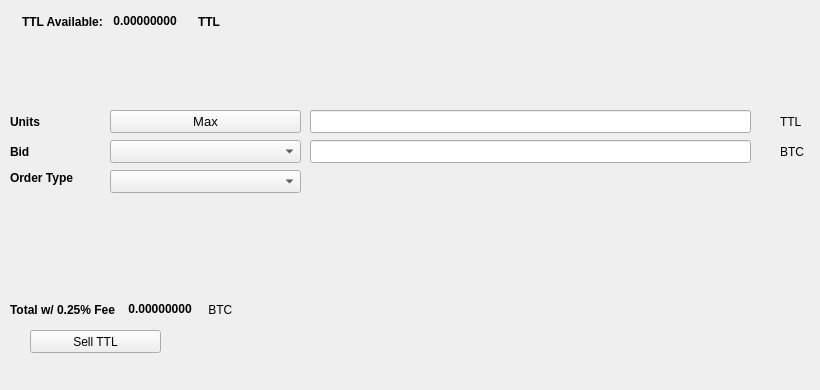
   <widget class="QWidget" name="SellTab">
    <attribute name="title">
     <string>Sell</string>
    </attribute>
    <widget class="QLabel" name="label_16">
     <property name="geometry">
      <rect>
       <x>780</x>
       <y>140</y>
       <width>31</width>
       <height>23</height>
      </rect>
     </property>
     <property name="text">
      <string>BTC</string>
     </property>
    </widget>
    <widget class="QComboBox" name="SellBidcomboBox">
     <property name="geometry">
      <rect>
       <x>110</x>
       <y>140</y>
       <width>191</width>
       <height>23</height>
      </rect>
     </property>
     <property name="font">
      <font>
       <pointsize>10</pointsize>
      </font>
     </property>
    </widget>
    <widget class="QLabel" name="label_18">
     <property name="geometry">
      <rect>
       <x>10</x>
       <y>110</y>
       <width>46</width>
       <height>23</height>
      </rect>
     </property>
     <property name="font">
      <font>
       <weight>75</weight>
       <bold>true</bold>
      </font>
     </property>
     <property name="text">
      <string>Units</string>
     </property>
    </widget>
    <widget class="QPushButton" name="Sell_Max_Amount">
     <property name="geometry">
      <rect>
       <x>110</x>
       <y>110</y>
       <width>191</width>
       <height>23</height>
      </rect>
     </property>
     <property name="font">
      <font>
       <pointsize>10</pointsize>
      </font>
     </property>
     <property name="text">
      <string>Max</string>
     </property>
    </widget>
    <widget class="QLabel" name="label_20">
     <property name="geometry">
      <rect>
       <x>10</x>
       <y>170</y>
       <width>91</width>
       <height>16</height>
      </rect>
     </property>
     <property name="font">
      <font>
       <weight>75</weight>
       <bold>true</bold>
      </font>
     </property>
     <property name="text">
      <string>Order Type</string>
     </property>
    </widget>
    <widget class="QComboBox" name="SellOrdertypeCombo">
     <property name="geometry">
      <rect>
       <x>110</x>
       <y>170</y>
       <width>191</width>
       <height>23</height>
      </rect>
     </property>
     <property name="font">
      <font>
       <pointsize>10</pointsize>
      </font>
     </property>
    </widget>
    <widget class="QLabel" name="label_21">
     <property name="geometry">
      <rect>
       <x>10</x>
       <y>140</y>
       <width>46</width>
       <height>23</height>
      </rect>
     </property>
     <property name="font">
      <font>
       <weight>75</weight>
       <bold>true</bold>
      </font>
     </property>
     <property name="text">
      <string>Bid</string>
     </property>
    </widget>
    <widget class="QLabel" name="label_22">
     <property name="geometry">
      <rect>
       <x>780</x>
       <y>110</y>
       <width>31</width>
       <height>23</height>
      </rect>
     </property>
     <property name="text">
      <string>TTL</string>
     </property>
    </widget>
    <widget class="QLineEdit" name="UnitsInputRUP">
     <property name="geometry">
      <rect>
       <x>310</x>
       <y>110</y>
       <width>441</width>
       <height>23</height>
      </rect>
     </property>
     <property name="font">
      <font>
       <pointsize>9</pointsize>
       <weight>75</weight>
       <bold>true</bold>
      </font>
     </property>
    </widget>
    <widget class="QLineEdit" name="SellBidPriceEdit">
     <property name="geometry">
      <rect>
       <x>310</x>
       <y>140</y>
       <width>441</width>
       <height>23</height>
      </rect>
     </property>
     <property name="font">
      <font>
       <pointsize>9</pointsize>
       <weight>75</weight>
       <bold>true</bold>
      </font>
     </property>
    </widget>
    <widget class="QPushButton" name="SellRUPBTN">
     <property name="geometry">
      <rect>
       <x>30</x>
       <y>330</y>
       <width>131</width>
       <height>23</height>
      </rect>
     </property>
     <property name="text">
      <string>Sell TTL</string>
     </property>
     <property name="icon">
      <iconset resource="../thatsthelabor">
       <normaloff>:/icons/bitcoin</normaloff>:/icons/bitcoin</iconset>
     </property>
    </widget>
    <widget class="QWidget" name="layoutWidget3">
     <property name="geometry">
      <rect>
       <x>22</x>
       <y>12</y>
       <width>258</width>
       <height>19</height>
      </rect>
     </property>
     <layout class="QHBoxLayout" name="horizontalLayout">
      <item>
       <widget class="QLabel" name="label232_2">
        <property name="font">
         <font>
          <weight>75</weight>
          <bold>true</bold>
         </font>
        </property>
        <property name="text">
         <string>TTL Available:</string>
        </property>
       </widget>
      </item>
      <item>
       <widget class="QLabel" name="TTLAvailableLabel">
        <property name="palette">
         <palette>
          <active>
           <colorrole role="WindowText">
            <brush brushstyle="SolidPattern">
             <color alpha="255">
              <red>0</red>
              <green>0</green>
              <blue>0</blue>
             </color>
            </brush>
           </colorrole>
           <colorrole role="Button">
            <brush brushstyle="SolidPattern">
             <color alpha="255">
              <red>0</red>
              <green>170</green>
              <blue>0</blue>
             </color>
            </brush>
           </colorrole>
           <colorrole role="Light">
            <brush brushstyle="SolidPattern">
             <color alpha="255">
              <red>0</red>
              <green>255</green>
              <blue>0</blue>
             </color>
            </brush>
           </colorrole>
           <colorrole role="Midlight">
            <brush brushstyle="SolidPattern">
             <color alpha="255">
              <red>0</red>
              <green>212</green>
              <blue>0</blue>
             </color>
            </brush>
           </colorrole>
           <colorrole role="Dark">
            <brush brushstyle="SolidPattern">
             <color alpha="255">
              <red>0</red>
              <green>85</green>
              <blue>0</blue>
             </color>
            </brush>
           </colorrole>
           <colorrole role="Mid">
            <brush brushstyle="SolidPattern">
             <color alpha="255">
              <red>0</red>
              <green>113</green>
              <blue>0</blue>
             </color>
            </brush>
           </colorrole>
           <colorrole role="Text">
            <brush brushstyle="SolidPattern">
             <color alpha="255">
              <red>0</red>
              <green>170</green>
              <blue>0</blue>
             </color>
            </brush>
           </colorrole>
           <colorrole role="BrightText">
            <brush brushstyle="SolidPattern">
             <color alpha="255">
              <red>255</red>
              <green>255</green>
              <blue>255</blue>
             </color>
            </brush>
           </colorrole>
           <colorrole role="ButtonText">
            <brush brushstyle="SolidPattern">
             <color alpha="255">
              <red>0</red>
              <green>0</green>
              <blue>0</blue>
             </color>
            </brush>
           </colorrole>
           <colorrole role="Base">
            <brush brushstyle="SolidPattern">
             <color alpha="255">
              <red>255</red>
              <green>255</green>
              <blue>255</blue>
             </color>
            </brush>
           </colorrole>
           <colorrole role="Window">
            <brush brushstyle="SolidPattern">
             <color alpha="255">
              <red>0</red>
              <green>170</green>
              <blue>0</blue>
             </color>
            </brush>
           </colorrole>
           <colorrole role="Shadow">
            <brush brushstyle="SolidPattern">
             <color alpha="255">
              <red>0</red>
              <green>0</green>
              <blue>0</blue>
             </color>
            </brush>
           </colorrole>
           <colorrole role="AlternateBase">
            <brush brushstyle="SolidPattern">
             <color alpha="255">
              <red>127</red>
              <green>212</green>
              <blue>127</blue>
             </color>
            </brush>
           </colorrole>
           <colorrole role="ToolTipBase">
            <brush brushstyle="SolidPattern">
             <color alpha="255">
              <red>255</red>
              <green>255</green>
              <blue>220</blue>
             </color>
            </brush>
           </colorrole>
           <colorrole role="ToolTipText">
            <brush brushstyle="SolidPattern">
             <color alpha="255">
              <red>0</red>
              <green>0</green>
              <blue>0</blue>
             </color>
            </brush>
           </colorrole>
          </active>
          <inactive>
           <colorrole role="WindowText">
            <brush brushstyle="SolidPattern">
             <color alpha="255">
              <red>0</red>
              <green>0</green>
              <blue>0</blue>
             </color>
            </brush>
           </colorrole>
           <colorrole role="Button">
            <brush brushstyle="SolidPattern">
             <color alpha="255">
              <red>0</red>
              <green>170</green>
              <blue>0</blue>
             </color>
            </brush>
           </colorrole>
           <colorrole role="Light">
            <brush brushstyle="SolidPattern">
             <color alpha="255">
              <red>0</red>
              <green>255</green>
              <blue>0</blue>
             </color>
            </brush>
           </colorrole>
           <colorrole role="Midlight">
            <brush brushstyle="SolidPattern">
             <color alpha="255">
              <red>0</red>
              <green>212</green>
              <blue>0</blue>
             </color>
            </brush>
           </colorrole>
           <colorrole role="Dark">
            <brush brushstyle="SolidPattern">
             <color alpha="255">
              <red>0</red>
              <green>85</green>
              <blue>0</blue>
             </color>
            </brush>
           </colorrole>
           <colorrole role="Mid">
            <brush brushstyle="SolidPattern">
             <color alpha="255">
              <red>0</red>
              <green>113</green>
              <blue>0</blue>
             </color>
            </brush>
           </colorrole>
           <colorrole role="Text">
            <brush brushstyle="SolidPattern">
             <color alpha="255">
              <red>0</red>
              <green>170</green>
              <blue>0</blue>
             </color>
            </brush>
           </colorrole>
           <colorrole role="BrightText">
            <brush brushstyle="SolidPattern">
             <color alpha="255">
              <red>255</red>
              <green>255</green>
              <blue>255</blue>
             </color>
            </brush>
           </colorrole>
           <colorrole role="ButtonText">
            <brush brushstyle="SolidPattern">
             <color alpha="255">
              <red>0</red>
              <green>0</green>
              <blue>0</blue>
             </color>
            </brush>
           </colorrole>
           <colorrole role="Base">
            <brush brushstyle="SolidPattern">
             <color alpha="255">
              <red>255</red>
              <green>255</green>
              <blue>255</blue>
             </color>
            </brush>
           </colorrole>
           <colorrole role="Window">
            <brush brushstyle="SolidPattern">
             <color alpha="255">
              <red>0</red>
              <green>170</green>
              <blue>0</blue>
             </color>
            </brush>
           </colorrole>
           <colorrole role="Shadow">
            <brush brushstyle="SolidPattern">
             <color alpha="255">
              <red>0</red>
              <green>0</green>
              <blue>0</blue>
             </color>
            </brush>
           </colorrole>
           <colorrole role="AlternateBase">
            <brush brushstyle="SolidPattern">
             <color alpha="255">
              <red>127</red>
              <green>212</green>
              <blue>127</blue>
             </color>
            </brush>
           </colorrole>
           <colorrole role="ToolTipBase">
            <brush brushstyle="SolidPattern">
             <color alpha="255">
              <red>255</red>
              <green>255</green>
              <blue>220</blue>
             </color>
            </brush>
           </colorrole>
           <colorrole role="ToolTipText">
            <brush brushstyle="SolidPattern">
             <color alpha="255">
              <red>0</red>
              <green>0</green>
              <blue>0</blue>
             </color>
            </brush>
           </colorrole>
          </inactive>
          <disabled>
           <colorrole role="WindowText">
            <brush brushstyle="SolidPattern">
             <color alpha="255">
              <red>0</red>
              <green>85</green>
              <blue>0</blue>
             </color>
            </brush>
           </colorrole>
           <colorrole role="Button">
            <brush brushstyle="SolidPattern">
             <color alpha="255">
              <red>0</red>
              <green>170</green>
              <blue>0</blue>
             </color>
            </brush>
           </colorrole>
           <colorrole role="Light">
            <brush brushstyle="SolidPattern">
             <color alpha="255">
              <red>0</red>
              <green>255</green>
              <blue>0</blue>
             </color>
            </brush>
           </colorrole>
           <colorrole role="Midlight">
            <brush brushstyle="SolidPattern">
             <color alpha="255">
              <red>0</red>
              <green>212</green>
              <blue>0</blue>
             </color>
            </brush>
           </colorrole>
           <colorrole role="Dark">
            <brush brushstyle="SolidPattern">
             <color alpha="255">
              <red>0</red>
              <green>85</green>
              <blue>0</blue>
             </color>
            </brush>
           </colorrole>
           <colorrole role="Mid">
            <brush brushstyle="SolidPattern">
             <color alpha="255">
              <red>0</red>
              <green>113</green>
              <blue>0</blue>
             </color>
            </brush>
           </colorrole>
           <colorrole role="Text">
            <brush brushstyle="SolidPattern">
             <color alpha="255">
              <red>0</red>
              <green>85</green>
              <blue>0</blue>
             </color>
            </brush>
           </colorrole>
           <colorrole role="BrightText">
            <brush brushstyle="SolidPattern">
             <color alpha="255">
              <red>255</red>
              <green>255</green>
              <blue>255</blue>
             </color>
            </brush>
           </colorrole>
           <colorrole role="ButtonText">
            <brush brushstyle="SolidPattern">
             <color alpha="255">
              <red>0</red>
              <green>85</green>
              <blue>0</blue>
             </color>
            </brush>
           </colorrole>
           <colorrole role="Base">
            <brush brushstyle="SolidPattern">
             <color alpha="255">
              <red>0</red>
              <green>170</green>
              <blue>0</blue>
             </color>
            </brush>
           </colorrole>
           <colorrole role="Window">
            <brush brushstyle="SolidPattern">
             <color alpha="255">
              <red>0</red>
              <green>170</green>
              <blue>0</blue>
             </color>
            </brush>
           </colorrole>
           <colorrole role="Shadow">
            <brush brushstyle="SolidPattern">
             <color alpha="255">
              <red>0</red>
              <green>0</green>
              <blue>0</blue>
             </color>
            </brush>
           </colorrole>
           <colorrole role="AlternateBase">
            <brush brushstyle="SolidPattern">
             <color alpha="255">
              <red>0</red>
              <green>170</green>
              <blue>0</blue>
             </color>
            </brush>
           </colorrole>
           <colorrole role="ToolTipBase">
            <brush brushstyle="SolidPattern">
             <color alpha="255">
              <red>255</red>
              <green>255</green>
              <blue>220</blue>
             </color>
            </brush>
           </colorrole>
           <colorrole role="ToolTipText">
            <brush brushstyle="SolidPattern">
             <color alpha="255">
              <red>0</red>
              <green>0</green>
              <blue>0</blue>
             </color>
            </brush>
           </colorrole>
          </disabled>
         </palette>
        </property>
        <property name="font">
         <font>
          <weight>75</weight>
          <bold>true</bold>
         </font>
        </property>
        <property name="text">
         <string> 0.00000000 </string>
        </property>
        <property name="textInteractionFlags">
         <set>Qt::LinksAccessibleByMouse|Qt::TextSelectableByKeyboard|Qt::TextSelectableByMouse</set>
        </property>
       </widget>
      </item>
      <item>
       <widget class="QLabel" name="labelTTL">
        <property name="font">
         <font>
          <weight>75</weight>
          <bold>true</bold>
         </font>
        </property>
        <property name="text">
         <string>TTL</string>
        </property>
       </widget>
      </item>
     </layout>
    </widget>
    <widget class="QWidget" name="layoutWidget">
     <property name="geometry">
      <rect>
       <x>10</x>
       <y>300</y>
       <width>268</width>
       <height>19</height>
      </rect>
     </property>
     <layout class="QHBoxLayout" name="horizontalLayout_2">
      <item>
       <widget class="QLabel" name="label_19">
        <property name="font">
         <font>
          <weight>75</weight>
          <bold>true</bold>
         </font>
        </property>
        <property name="text">
         <string>Total w/ 0.25% Fee </string>
        </property>
       </widget>
      </item>
      <item>
       <widget class="QLabel" name="SellCostLabel">
        <property name="palette">
         <palette>
          <active>
           <colorrole role="WindowText">
            <brush brushstyle="SolidPattern">
             <color alpha="255">
              <red>0</red>
              <green>0</green>
              <blue>0</blue>
             </color>
            </brush>
           </colorrole>
           <colorrole role="Button">
            <brush brushstyle="SolidPattern">
             <color alpha="255">
              <red>0</red>
              <green>170</green>
              <blue>0</blue>
             </color>
            </brush>
           </colorrole>
           <colorrole role="Light">
            <brush brushstyle="SolidPattern">
             <color alpha="255">
              <red>0</red>
              <green>255</green>
              <blue>0</blue>
             </color>
            </brush>
           </colorrole>
           <colorrole role="Midlight">
            <brush brushstyle="SolidPattern">
             <color alpha="255">
              <red>0</red>
              <green>212</green>
              <blue>0</blue>
             </color>
            </brush>
           </colorrole>
           <colorrole role="Dark">
            <brush brushstyle="SolidPattern">
             <color alpha="255">
              <red>0</red>
              <green>85</green>
              <blue>0</blue>
             </color>
            </brush>
           </colorrole>
           <colorrole role="Mid">
            <brush brushstyle="SolidPattern">
             <color alpha="255">
              <red>0</red>
              <green>113</green>
              <blue>0</blue>
             </color>
            </brush>
           </colorrole>
           <colorrole role="Text">
            <brush brushstyle="SolidPattern">
             <color alpha="255">
              <red>0</red>
              <green>170</green>
              <blue>0</blue>
             </color>
            </brush>
           </colorrole>
           <colorrole role="BrightText">
            <brush brushstyle="SolidPattern">
             <color alpha="255">
              <red>255</red>
              <green>255</green>
              <blue>255</blue>
             </color>
            </brush>
           </colorrole>
           <colorrole role="ButtonText">
            <brush brushstyle="SolidPattern">
             <color alpha="255">
              <red>0</red>
              <green>0</green>
              <blue>0</blue>
             </color>
            </brush>
           </colorrole>
           <colorrole role="Base">
            <brush brushstyle="SolidPattern">
             <color alpha="255">
              <red>255</red>
              <green>255</green>
              <blue>255</blue>
             </color>
            </brush>
           </colorrole>
           <colorrole role="Window">
            <brush brushstyle="SolidPattern">
             <color alpha="255">
              <red>0</red>
              <green>170</green>
              <blue>0</blue>
             </color>
            </brush>
           </colorrole>
           <colorrole role="Shadow">
            <brush brushstyle="SolidPattern">
             <color alpha="255">
              <red>0</red>
              <green>0</green>
              <blue>0</blue>
             </color>
            </brush>
           </colorrole>
           <colorrole role="AlternateBase">
            <brush brushstyle="SolidPattern">
             <color alpha="255">
              <red>127</red>
              <green>212</green>
              <blue>127</blue>
             </color>
            </brush>
           </colorrole>
           <colorrole role="ToolTipBase">
            <brush brushstyle="SolidPattern">
             <color alpha="255">
              <red>255</red>
              <green>255</green>
              <blue>220</blue>
             </color>
            </brush>
           </colorrole>
           <colorrole role="ToolTipText">
            <brush brushstyle="SolidPattern">
             <color alpha="255">
              <red>0</red>
              <green>0</green>
              <blue>0</blue>
             </color>
            </brush>
           </colorrole>
          </active>
          <inactive>
           <colorrole role="WindowText">
            <brush brushstyle="SolidPattern">
             <color alpha="255">
              <red>0</red>
              <green>0</green>
              <blue>0</blue>
             </color>
            </brush>
           </colorrole>
           <colorrole role="Button">
            <brush brushstyle="SolidPattern">
             <color alpha="255">
              <red>0</red>
              <green>170</green>
              <blue>0</blue>
             </color>
            </brush>
           </colorrole>
           <colorrole role="Light">
            <brush brushstyle="SolidPattern">
             <color alpha="255">
              <red>0</red>
              <green>255</green>
              <blue>0</blue>
             </color>
            </brush>
           </colorrole>
           <colorrole role="Midlight">
            <brush brushstyle="SolidPattern">
             <color alpha="255">
              <red>0</red>
              <green>212</green>
              <blue>0</blue>
             </color>
            </brush>
           </colorrole>
           <colorrole role="Dark">
            <brush brushstyle="SolidPattern">
             <color alpha="255">
              <red>0</red>
              <green>85</green>
              <blue>0</blue>
             </color>
            </brush>
           </colorrole>
           <colorrole role="Mid">
            <brush brushstyle="SolidPattern">
             <color alpha="255">
              <red>0</red>
              <green>113</green>
              <blue>0</blue>
             </color>
            </brush>
           </colorrole>
           <colorrole role="Text">
            <brush brushstyle="SolidPattern">
             <color alpha="255">
              <red>0</red>
              <green>170</green>
              <blue>0</blue>
             </color>
            </brush>
           </colorrole>
           <colorrole role="BrightText">
            <brush brushstyle="SolidPattern">
             <color alpha="255">
              <red>255</red>
              <green>255</green>
              <blue>255</blue>
             </color>
            </brush>
           </colorrole>
           <colorrole role="ButtonText">
            <brush brushstyle="SolidPattern">
             <color alpha="255">
              <red>0</red>
              <green>0</green>
              <blue>0</blue>
             </color>
            </brush>
           </colorrole>
           <colorrole role="Base">
            <brush brushstyle="SolidPattern">
             <color alpha="255">
              <red>255</red>
              <green>255</green>
              <blue>255</blue>
             </color>
            </brush>
           </colorrole>
           <colorrole role="Window">
            <brush brushstyle="SolidPattern">
             <color alpha="255">
              <red>0</red>
              <green>170</green>
              <blue>0</blue>
             </color>
            </brush>
           </colorrole>
           <colorrole role="Shadow">
            <brush brushstyle="SolidPattern">
             <color alpha="255">
              <red>0</red>
              <green>0</green>
              <blue>0</blue>
             </color>
            </brush>
           </colorrole>
           <colorrole role="AlternateBase">
            <brush brushstyle="SolidPattern">
             <color alpha="255">
              <red>127</red>
              <green>212</green>
              <blue>127</blue>
             </color>
            </brush>
           </colorrole>
           <colorrole role="ToolTipBase">
            <brush brushstyle="SolidPattern">
             <color alpha="255">
              <red>255</red>
              <green>255</green>
              <blue>220</blue>
             </color>
            </brush>
           </colorrole>
           <colorrole role="ToolTipText">
            <brush brushstyle="SolidPattern">
             <color alpha="255">
              <red>0</red>
              <green>0</green>
              <blue>0</blue>
             </color>
            </brush>
           </colorrole>
          </inactive>
          <disabled>
           <colorrole role="WindowText">
            <brush brushstyle="SolidPattern">
             <color alpha="255">
              <red>0</red>
              <green>85</green>
              <blue>0</blue>
             </color>
            </brush>
           </colorrole>
           <colorrole role="Button">
            <brush brushstyle="SolidPattern">
             <color alpha="255">
              <red>0</red>
              <green>170</green>
              <blue>0</blue>
             </color>
            </brush>
           </colorrole>
           <colorrole role="Light">
            <brush brushstyle="SolidPattern">
             <color alpha="255">
              <red>0</red>
              <green>255</green>
              <blue>0</blue>
             </color>
            </brush>
           </colorrole>
           <colorrole role="Midlight">
            <brush brushstyle="SolidPattern">
             <color alpha="255">
              <red>0</red>
              <green>212</green>
              <blue>0</blue>
             </color>
            </brush>
           </colorrole>
           <colorrole role="Dark">
            <brush brushstyle="SolidPattern">
             <color alpha="255">
              <red>0</red>
              <green>85</green>
              <blue>0</blue>
             </color>
            </brush>
           </colorrole>
           <colorrole role="Mid">
            <brush brushstyle="SolidPattern">
             <color alpha="255">
              <red>0</red>
              <green>113</green>
              <blue>0</blue>
             </color>
            </brush>
           </colorrole>
           <colorrole role="Text">
            <brush brushstyle="SolidPattern">
             <color alpha="255">
              <red>0</red>
              <green>85</green>
              <blue>0</blue>
             </color>
            </brush>
           </colorrole>
           <colorrole role="BrightText">
            <brush brushstyle="SolidPattern">
             <color alpha="255">
              <red>255</red>
              <green>255</green>
              <blue>255</blue>
             </color>
            </brush>
           </colorrole>
           <colorrole role="ButtonText">
            <brush brushstyle="SolidPattern">
             <color alpha="255">
              <red>0</red>
              <green>85</green>
              <blue>0</blue>
             </color>
            </brush>
           </colorrole>
           <colorrole role="Base">
            <brush brushstyle="SolidPattern">
             <color alpha="255">
              <red>0</red>
              <green>170</green>
              <blue>0</blue>
             </color>
            </brush>
           </colorrole>
           <colorrole role="Window">
            <brush brushstyle="SolidPattern">
             <color alpha="255">
              <red>0</red>
              <green>170</green>
              <blue>0</blue>
             </color>
            </brush>
           </colorrole>
           <colorrole role="Shadow">
            <brush brushstyle="SolidPattern">
             <color alpha="255">
              <red>0</red>
              <green>0</green>
              <blue>0</blue>
             </color>
            </brush>
           </colorrole>
           <colorrole role="AlternateBase">
            <brush brushstyle="SolidPattern">
             <color alpha="255">
              <red>0</red>
              <green>170</green>
              <blue>0</blue>
             </color>
            </brush>
           </colorrole>
           <colorrole role="ToolTipBase">
            <brush brushstyle="SolidPattern">
             <color alpha="255">
              <red>255</red>
              <green>255</green>
              <blue>220</blue>
             </color>
            </brush>
           </colorrole>
           <colorrole role="ToolTipText">
            <brush brushstyle="SolidPattern">
             <color alpha="255">
              <red>0</red>
              <green>0</green>
              <blue>0</blue>
             </color>
            </brush>
           </colorrole>
          </disabled>
         </palette>
        </property>
        <property name="font">
         <font>
          <weight>75</weight>
          <bold>true</bold>
         </font>
        </property>
        <property name="autoFillBackground">
         <bool>false</bool>
        </property>
        <property name="text">
         <string> 0.00000000</string>
        </property>
        <property name="textInteractionFlags">
         <set>Qt::LinksAccessibleByMouse|Qt::TextSelectableByMouse</set>
        </property>
       </widget>
      </item>
      <item>
       <widget class="QLabel" name="label_17">
        <property name="font">
         <font>
          <weight>50</weight>
          <bold>false</bold>
         </font>
        </property>
        <property name="text">
         <string> BTC</string>
        </property>
       </widget>
      </item>
     </layout>
    </widget>
    <widget class="QLabel" name="label_23">
     <property name="geometry">
      <rect>
       <x>460</x>
       <y>300</y>
       <width>281</width>
       <height>81</height>
      </rect>
     </property>
     <property name="text">
      <string/>
     </property>
     <property name="pixmap">
      <pixmap>:/images/bittrex</pixmap>
     </property>
    </widget>
   </widget>
